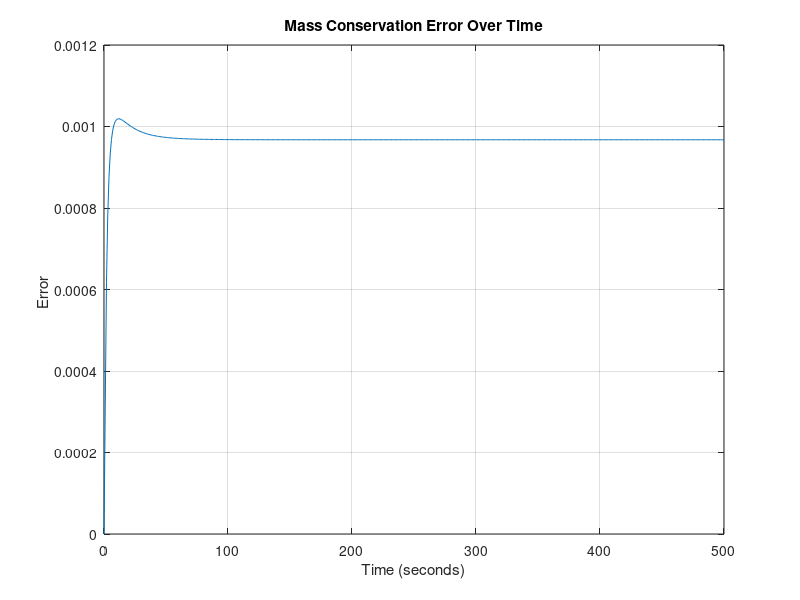
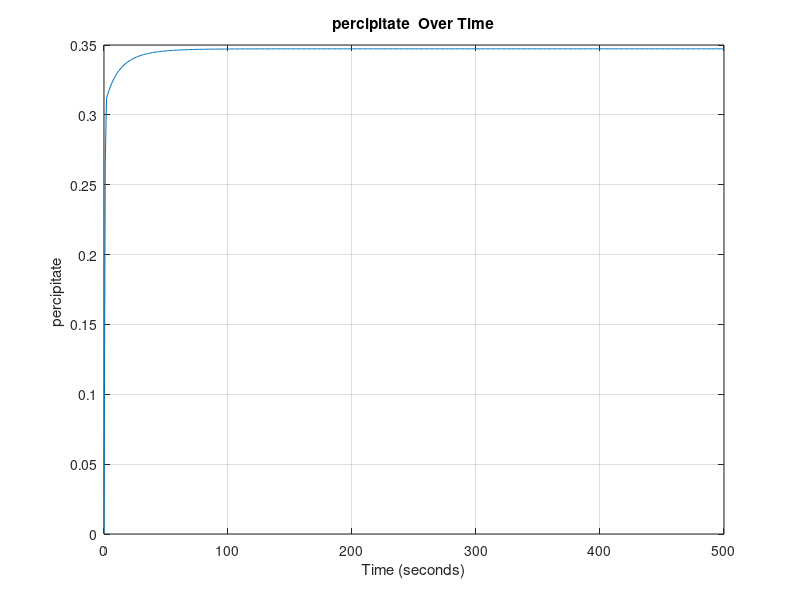
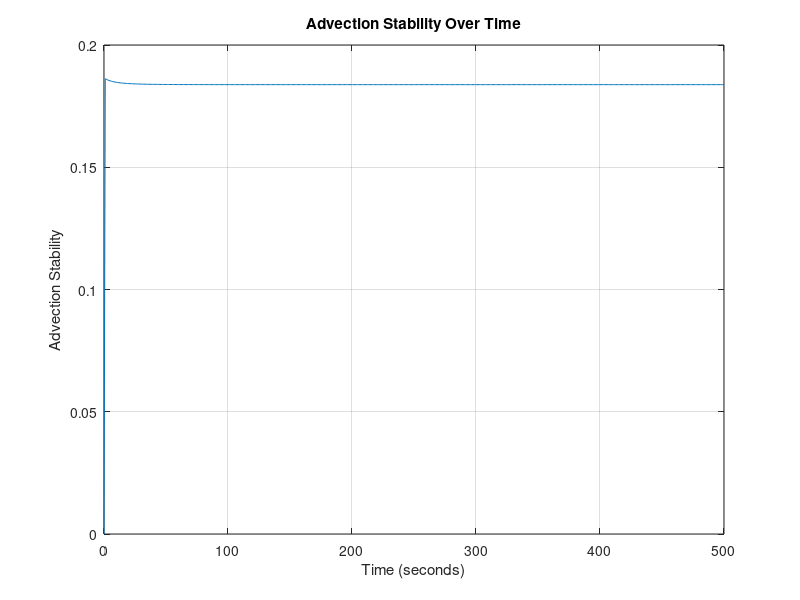
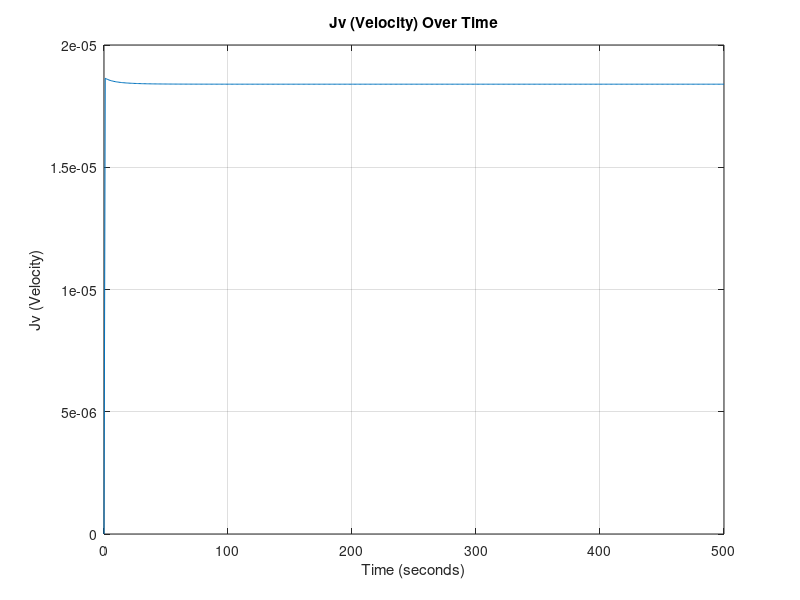

These charts were generated, in order, by the following MATLAB code: (Note: this script raises an error after producing the figures.)
%__Gruppe 3-Simulering-3.Sem__
clear
close all
clc
%% Inital Parameters
domain_length = 0.1;   % Domain length (meters)
domain_steps = 1000;    % Number of spatial domain_steps points
dx = domain_length / (domain_steps - 1); % Position discretization
 
time_length = 500;      % Time length (seconds)
time_steps = 500;       % Number of time steps
dt = time_length / time_steps; % Temporal discretization

% DEFINED VARIABLES
D = 1.464*10^-9; % Diffusivity coefficient H2PO4- in water [m^2 s^-1]
feed_conc = 0.1; % Constant solute concentration at the first cell 0.1 molar [H2PO4-]
TMP = 35; %TMP: Transmembrane Pressure [bar]

area = 0.001; % Area of the membrane surface [m^2]
kw = 5.7311*10^(-7); % Initial water permeability m^3 m^-2 bar^-1 s^-1 
my = 0.8903*10^-9; % Water viscosity [Bar∙s]
Rm = 1/(my*kw); % Rejection of water at the membrane (σ) [m^-1]
InitP = 0.263253+0.0011; % Initial percipitation
alpha = 95000000000; % Specific resistance of fouling [m mol m^3]
PC = 0.5; %Percipitate Advection Coefficient

sig_m = 0.1; % Rejection of ions 

% PHYSICAL CONSTANTS
R= 8.31415*10^-2; % Gasconstant [L^3 Bar mol^-1 K^-1]
T= 273.15+25; %Temperature [K]
 
% Anonymous functions
%Lv = @(time) kw*exp(-kb*time); %Water permeability dependent on Fouling

Mp = @(conc) 0.0011*exp(36.328*conc) + 0.263253; % concentration of udfæld in respect to phosphate increase.
Rf = @(conc) alpha*(Mp(conc)/area); % Rate of fouling
Lv = @(conc) 1/(my*(Rm+Rf(conc))); % Water permeability dependent on fouling


% Create a grid for space and time
x = linspace(0, domain_length, domain_steps);
t = linspace(0, time_length, time_steps);

% Initialize the concentration array AND Initial condition (1D)
C = zeros(domain_steps, time_steps)+0.1; % 0.1 molar [H2PO4] at pH 2.9


%Diffusive Stability
DS = D*dt/dx^2;
fprintf('\n Diffusivity Stability = %f', DS);
if DS>0.5 
   fprintf(2,'\n ERROR: Stabilitetsfejl');
else
    fprintf('\n Stable Diffusion Model !!');
end


%% Time-stepping loop
for j = 2:time_steps
    for i = 1:domain_steps
        LastC = C(domain_steps, j-1);

        C(1, :) = feed_conc; % Set the leftmost boundary to 0.1

        if j == 2
            Ptot = InitP; % The rate of percipitation WI
        else
            Ptot = Mp(LastC) + (Mp(LastC) - InitP)*Jv*(dt/dx)*PC;
        end

        Jv = (kw*(TMP-(1*R*T*(LastC))));  % Volume flux = Jv ,  in terms of osmotic pressure (TMP, R, T, delta_C) and Lv. [m/s]

        % Calculate the second derivative in x direction
        if i == 1 %_Left Cell__
            d2Cdx2 = 0;
            dCdt_advection = 0;

        elseif i == domain_steps %__Membrane Cell___
            % No right neighbor at the last cell and MEMBRANE
            d2Cdx2 = (D * (C(domain_steps - 1, j-1) - C(domain_steps, j-1)) / dx^2) + C(i,j-1)*(sig_m)*Jv/(dx);
        else    %__Normal Cells__
            % Calculate the second derivative normally
            d2Cdx2 = D * (C(i + 1, j-1) - 2 * C(i, j-1) + C(i - 1, j-1)) / dx^2;
            % Apply advection term
            dCdt_advection = -Jv * (C(i, j-1) - C(i-1, j-1)) / dx;
        end
        % Apply the diffusion-advection-(electromigration) equation
        C(i, j) = C(i, j-1) + dt * (d2Cdx2 + dCdt_advection);
        Jv_values(j) = Jv; % Plot values
        P_values(j) = Ptot;
        AS(j) = Jv * dt/dx; % Stability plot values
    end
end
%% CONSERVATION ERROR

Systemdiff = [0, diff(sum(C,1))]; % Diffrence in systemsums

inflow = Jv_values*feed_conc*(dt/dx); % Inflow array
outflow = C(domain_steps, :).* Jv_values*(1-sig_m)*(dt/dx); % Outflow array 

ERROR = Systemdiff - inflow + outflow; % The mass conservation error



%% 2D Plots

% Plot Mass Conservation Error values over time

figure;
plot(t, ERROR);
xlabel('Time (seconds)');
ylabel('Error ');
title('Mass Conservation Error Over Time');
grid on;


% Plot Percipitate (DS) values over time

figure;
plot(t, P_values);
xlabel('Time (seconds)');
ylabel('percipitate ');
title('percipitate  Over Time');
grid on;

% Plot Advection Stability (DS) values over time

figure;
plot(t, AS);
xlabel('Time (seconds)');
ylabel('Advection Stability');
title('Advection Stability Over Time');
grid on;

% Plot Jv values over time
figure;
plot(t, Jv_values);
xlabel('Time (seconds)');
ylabel('Jv (Velocity)');
title('Jv (Velocity) Over Time');
grid on;


% Define fractions of time steps you want to visualize
time_fraction = [0.001, 0.01, 0.1, 0.25, 0.5, 0.9];  % For example, 0.1 corresponds to 10% of time steps

% Calculate the corresponding time indices
time_instances = round(time_fraction * time_steps);

% Create a figure for the first plot
figure;
hold on;

% Plot concentration at specific time instances
for i = 1:length(time_instances)
    time_index = time_instances(i);
    plot(x, C(:, time_index));
end

xlabel('Position (meter)');
ylabel('Koncentration (M)');
title('Koncentration over Position ved Forskellige Tidsfraktioner');
xlim([0.0975, domain_length]);
ylim([0.1, 0.118]);

% Add a legend for clarity
legend(arrayfun(@(f) ['t=', num2str(f)], time_fraction, 'UniformOutput', false));

grid on;
hold off;


%% 3D Plot

% Create a 3D surface plot to visualize concentration over time and position
[T, X] = meshgrid(t, x);
figure;
h = surf(X, T, C); % Transpose removed here
xlabel('Position (meter)');
ylabel('Tid (sekunder)');
zlabel('Koncentration (M)');
title('Koncentration Over Tid og Position');

% Set axis limits to start at the origin
xlim([0, domain_length]);
ylim([0, time_length]);
zlim([0, 0.12]); % Assuming max(C(:)) is the maximum concentration in your data

set(h,'LineStyle','none')
colormap(jet)
clim([0.1 0.12])
